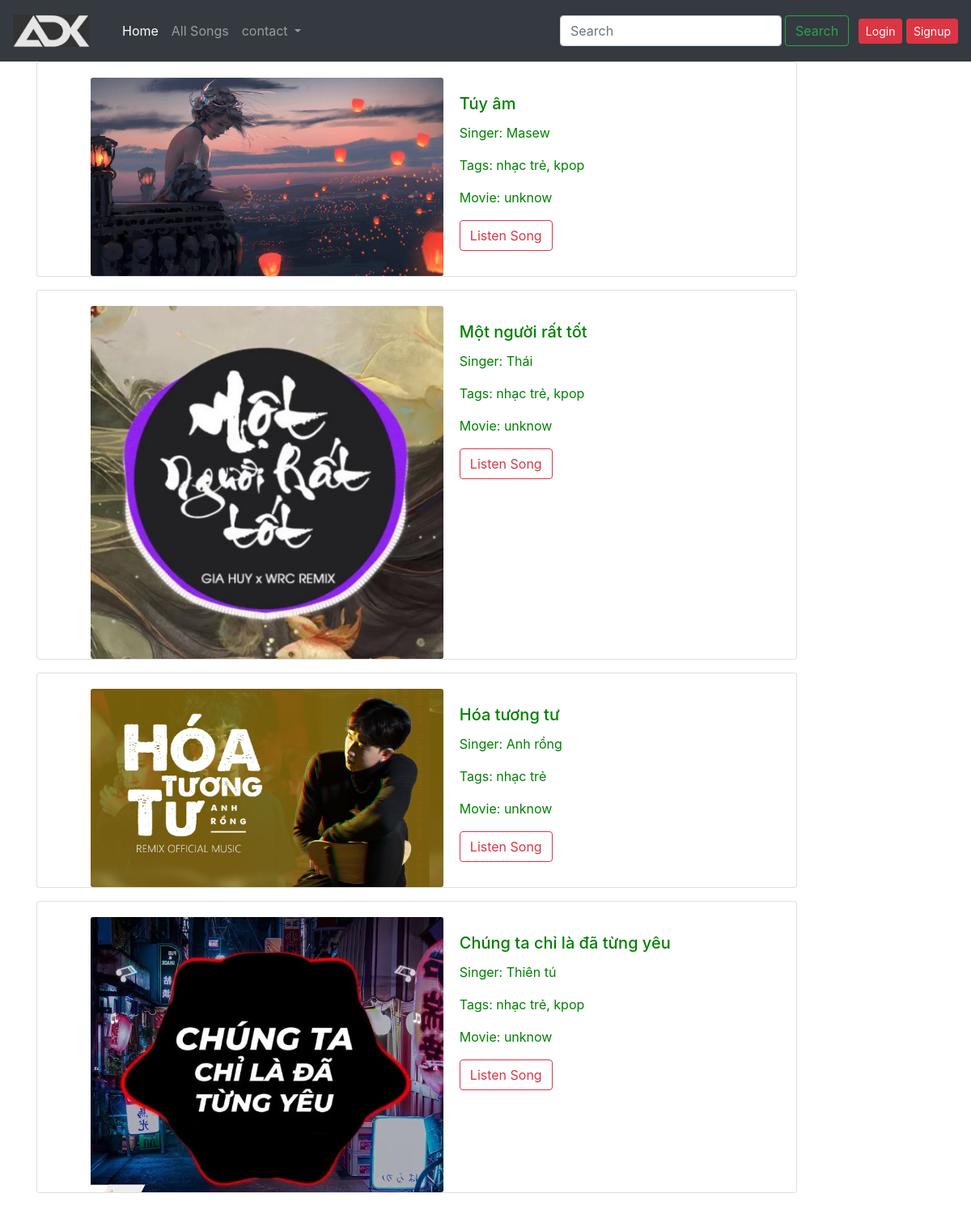
/musics/songs/, run on the app's committed database.
### musics/models.py (models this page shows, shortened)
class Song(models.Model):
    song_id = models.AutoField(primary_key=True)
    name = models.CharField(max_length=2000)
    singer = models.CharField(max_length=2000)
    tags = models.CharField(max_length=100)
    image = models.ImageField(upload_to='images')
    song = models.FileField(upload_to='images')
    movie = models.CharField(max_length=1000, default="")
    Lyric = models.TextField()

### musics/views.py (the view)
# urls.py: path('songs/', views.songs, name='songs'),
def songs(request):
    song = Song.objects.all()
    return render(request, 'musics/songs.html', {'song': song})

### musics/templates/musics/songs.html (shortened to what this page needs)
{%extends 'musics/basic.html'%}
{% block body %}
<div class="container">
{% for i in song reversed %}
<div class="card mb-3">
    <div class="row no-gutters">
      <div class="col-md-6">
        <img src="/media/{{i.image}}" class="card-img" alt="...">
      </div>
      <div class="col-md-6">
        <div class="card-body">
          <h5 class="card-title">{{i.name}}</h5>
          <p class="card-text">Singer: {{i.singer}}</p>
          <p class="card-text">Tags: {{i.tags}}</p>
        <p class="card-text">Movie: {{i.movie}}</p>
        {% if user.is_authenticated %}
        <form action="/musics/history/" method="POST">{% csrf_token %}
          <input type="hidden" name="music_id" value="{{i.song_id}}">
          <a href="/musics/songs/{{i.song_id}}"><button class="btn btn-outline-danger">Listen Song</button></a>
        </form>
        {% else %}
        <a href="/musics/songs/{{i.song_id}}"><button class="btn btn-outline-danger">Listen Song</button></a>
        {% endif %}
        </div>
      </div>
    </div>
  </div>
  {% endfor %}
</div>
{% endblock %}

### musics/templates/musics/basic.html (shortened to what this page needs)
{% load static %}
<!doctype html>
<html lang="en">
  <head>
    <link rel="stylesheet" href="https://stackpath.bootstrapcdn.com/bootstrap/4.3.1/css/bootstrap.min.css">
    <link rel="stylesheet" href="{% static 'musics/style.css' %}">
  </head>
  <body>
    <nav class="navbar navbar-expand-lg navbar-dark bg-dark">
      <a class="navbar-brand" href="/">
        <img class="navbar-brand" src="{% static 'musics/adk.jpg'%}" alt="adk image" style="width: 95px; height: 50px">
      </a>
      <div class="collapse navbar-collapse" id="navbarSupportedContent">
        <ul class="navbar-nav mr-auto">
          <li class="nav-item active">
            <a class="nav-link" href="/">Home <span class="sr-only">(current)</span></a>
          </li>
          <li class="nav-item">
            <a class="nav-link" href="/musics/songs/">All Songs</a>
          </li>
          <li class="nav-item dropdown">
            <a class="nav-link dropdown-toggle" href="#" id="navbarDropdown" role="button" data-toggle="dropdown" aria-haspopup="true" aria-expanded="false">
              contact
            </a>
          </li>
        </ul>
        <form class="form-inline my-2 my-lg-0" method="GET" action="/musics/search">
          <input name="query" class="form-control mr-sm-1" type="search" placeholder="Search" aria-label="Search">
          <button class="btn btn-outline-success my-2 my-sm-0" type="submit">Search</button>
        </form>
      </div>
      {% if user.is_authenticated %}
                <ul class="navbar-nav ml-auto"></ul>
                <li class="nav nav-item dropdown">
                    <a class="nav-link dropdown-toggle" href="#" id="navbarDropdown" role="button" data-toggle="dropdown" aria-haspopup="true" aria-expanded="false">Welcome {{request.user}}</a>
                    <div class="dropdown-menu" aria-labelledby="navbarDropdown">
                      <a class="dropdown-item" href="/musics/watchlater">Listen Later</a>
                      <a class="dropdown-item" href="/musics/history">History</a>
                      <a class="dropdown-item" onclick="logout()">Logout</a>
                    </div>
                  </li>
                </ul>
                <script>
                    function logout(){
                        Swal.fire({
                            title: 'Are you sure you want to Log out?',
                            icon: 'warning',
                            showCancelButton: true,
                            confirmButtonColor: '#3085d6',
                            cancelButtonColor: '#d33',
                            confirmButtonText: 'Yes!'
                            }).then((result) => {
                            if (result.value) {
                                document.location = "/musics/logout_user"
                            }
                        })
                    }
                </script>
        {% else %}
        <div class="my-2" style="padding-left: 1%;">
            <a href="/musics/login"><button class="btn btn-sm btn-danger">Login</button></a>
            <a href="/musics/signup"><button class="btn btn-sm btn-danger">Signup</button></a>
        </div>
        {% endif %}
    </nav>
    {% block body %}
    {% endblock %}
</body>
</html>

### musics/static/musics/style.css (style rules this page uses)
a.nav-link { color: white; }
p.card-text { color: green; }
div.row { padding-top: 2%; padding-left: 7%; }
div.card { max-width: 940px; padding-top: 0%; }
h5.card-title { color: green; font-weight: 550; }

### data on the page
Song: image (picture), name "Túy âm", singer "Masew", tags "nhạc trẻ, kpop", movie "unknow"
Song: image (picture), name "Một người rất tốt", singer "Thái", tags "nhạc trẻ, kpop", movie "unknow"
Song: image (picture), name "Hóa tương tư", singer "Anh rồng", tags "nhạc trẻ", movie "unknow"
Song: image (picture), name "Chúng ta chỉ là đã từng yêu", singer "Thiên tú", tags "nhạc trẻ, kpop", movie "unknow"
